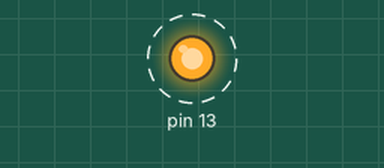
This sketch was run on a simulated Arduino Uno, built with avr-gcc and run on an emulated ATmega328P. On the bench: output pins drawn as LEDs (lit = HIGH). Dashed ring = blinking.

Above: at 0.1 s.
Timing chart, 0 to 3.0 s (numbered marks = the images above):
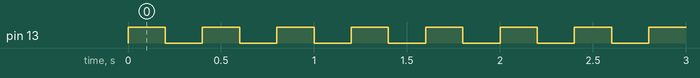

Measured:
- by itself, pin 13: alternates HIGH for 0.20 s and LOW for 0.20 s

The sketch:

Listing_4_6.ino
```cpp
int time_pick; // Переменная для хранения времени свечения светодиода.
void setup() // Настройка
{
 //Устанавливаем скорость порта связи Arduino - ПК.
 Serial.begin(9600);
 // Переводим 13 порт в состояние вывода информации
 pinMode(13, OUTPUT);
 time_pick=200; //Период свечения светодиода.
}
// Основная программа.
void loop()
{
  char char1;
 // если поступили данные.
 if (Serial.available() > 0)
 {
  // считываем символ.
  char1 = Serial.read();
    switch (char1) {
    case '1':
      time_pick=1000;
      break;
    case '2':
      time_pick=500;
      break;
    default:
      time_pick=100;
  }
 }
   digitalWrite(13, 1);   // Включает светодиод на плате.
  delay(time_pick);           // Ждет
  digitalWrite(13, 0);   // Выключает светодиод.
  delay(time_pick);           // Ждет
}
```
